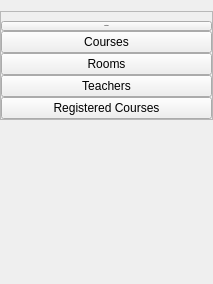
                  <widget class="QWidget" name="page_2">
                   <property name="geometry">
                    <rect>
                     <x>0</x>
                     <y>0</y>
                     <width>213</width>
                     <height>284</height>
                    </rect>
                   </property>
                   <property name="styleSheet">
                    <string notr="true"/>
                   </property>
                   <attribute name="icon">
                    <iconset resource="icons.qrc">
                     <normaloff>:/icons/icons/New folder/registration_details_icon.png</normaloff>:/icons/icons/New folder/registration_details_icon.png</iconset>
                   </attribute>
                   <attribute name="label">
                    <string>Registration Details</string>
                   </attribute>
                   <layout class="QVBoxLayout" name="verticalLayout_6">
                    <property name="leftMargin">
                     <number>0</number>
                    </property>
                    <property name="rightMargin">
                     <number>0</number>
                    </property>
                    <item alignment="Qt::AlignTop">
                     <widget class="QFrame" name="frame_5">
                      <property name="styleSheet">
                       <string notr="true"/>
                      </property>
                      <property name="frameShape">
                       <enum>QFrame::StyledPanel</enum>
                      </property>
                      <property name="frameShadow">
                       <enum>QFrame::Raised</enum>
                      </property>
                      <layout class="QVBoxLayout" name="verticalLayout_19">
                       <property name="spacing">
                        <number>0</number>
                       </property>
                       <property name="leftMargin">
                        <number>0</number>
                       </property>
                       <property name="rightMargin">
                        <number>0</number>
                       </property>
                       <property name="bottomMargin">
                        <number>0</number>
                       </property>
                       <item>
                        <widget class="QPushButton" name="section_menu_button">
                         <property name="sizePolicy">
                          <sizepolicy hsizetype="Preferred" vsizetype="Fixed">
                           <horstretch>0</horstretch>
                           <verstretch>0</verstretch>
                          </sizepolicy>
                         </property>
                         <property name="font">
                          <font>
                           <family>Arial</family>
                           <pointsize>-1</pointsize>
                           <weight>75</weight>
                           <bold>true</bold>
                          </font>
                         </property>
                         <property name="styleSheet">
                          <string notr="true"/>
                         </property>
                         <property name="text">
                          <string>Sections</string>
                         </property>
                         <property name="icon">
                          <iconset resource="icons.qrc">
                           <normaloff>:/icons/icons/New folder/section_icon.png</normaloff>:/icons/icons/New folder/section_icon.png</iconset>
                         </property>
                         <property name="iconSize">
                          <size>
                           <width>32</width>
                           <height>32</height>
                          </size>
                         </property>
                        </widget>
                       </item>
                       <item>
                        <widget class="QPushButton" name="course_menu_button">
                         <property name="styleSheet">
                          <string notr="true"/>
                         </property>
                         <property name="text">
                          <string>Courses</string>
                         </property>
                         <property name="icon">
                          <iconset resource="icons.qrc">
                           <normaloff>:/icons/icons/New folder/courses_icon.png</normaloff>:/icons/icons/New folder/courses_icon.png</iconset>
                         </property>
                        </widget>
                       </item>
                       <item>
                        <widget class="QPushButton" name="room_menu_button">
                         <property name="text">
                          <string>Rooms</string>
                         </property>
                         <property name="icon">
                          <iconset resource="icons.qrc">
                           <normaloff>:/icons/icons/New folder/room_icon.png</normaloff>:/icons/icons/New folder/room_icon.png</iconset>
                         </property>
                        </widget>
                       </item>
                       <item>
                        <widget class="QPushButton" name="teacher_menu_button">
                         <property name="text">
                          <string>Teachers</string>
                         </property>
                         <property name="icon">
                          <iconset resource="icons.qrc">
                           <normaloff>:/icons/icons/New folder/teacher_icon.png</normaloff>:/icons/icons/New folder/teacher_icon.png</iconset>
                         </property>
                        </widget>
                       </item>
                       <item>
                        <widget class="QPushButton" name="registered_menu_button">
                         <property name="text">
                          <string>Registered Courses</string>
                         </property>
                         <property name="icon">
                          <iconset resource="icons.qrc">
                           <normaloff>:/icons/icons/New folder/registered_courses.png</normaloff>:/icons/icons/New folder/registered_courses.png</iconset>
                         </property>
                        </widget>
                       </item>
                      </layout>
                     </widget>
                    </item>
                   </layout>
                  </widget>
